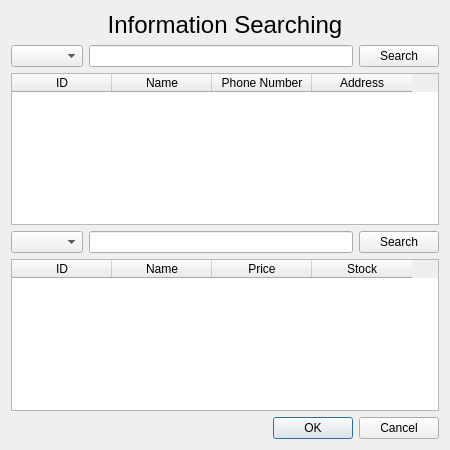
<?xml version="1.0" encoding="UTF-8"?>
<ui version="4.0">
 <class>SearchingDialog</class>
 <widget class="QDialog" name="SearchingDialog">
  <property name="geometry">
   <rect>
    <x>0</x>
    <y>0</y>
    <width>450</width>
    <height>450</height>
   </rect>
  </property>
  <property name="windowTitle">
   <string>Dialog</string>
  </property>
  <layout class="QVBoxLayout" name="verticalLayout">
   <item>
    <widget class="QLabel" name="label">
     <property name="font">
      <font>
       <pointsize>18</pointsize>
      </font>
     </property>
     <property name="text">
      <string>Information Searching</string>
     </property>
     <property name="alignment">
      <set>Qt::AlignCenter</set>
     </property>
    </widget>
   </item>
   <item>
    <layout class="QHBoxLayout" name="horizontalLayout">
     <item>
      <widget class="QComboBox" name="clientComboBox"/>
     </item>
     <item>
      <widget class="QLineEdit" name="lineEdit"/>
     </item>
     <item>
      <widget class="QPushButton" name="clientPushButton">
       <property name="text">
        <string>Search</string>
       </property>
      </widget>
     </item>
    </layout>
   </item>
   <item>
    <widget class="QTableWidget" name="tableWidget">
     <column>
      <property name="text">
       <string>ID</string>
      </property>
     </column>
     <column>
      <property name="text">
       <string>Name</string>
      </property>
     </column>
     <column>
      <property name="text">
       <string>Phone Number</string>
      </property>
     </column>
     <column>
      <property name="text">
       <string>Address</string>
      </property>
     </column>
    </widget>
   </item>
   <item>
    <layout class="QHBoxLayout" name="horizontalLayout_2">
     <item>
      <widget class="QComboBox" name="productComboBox"/>
     </item>
     <item>
      <widget class="QLineEdit" name="lineEdit_2"/>
     </item>
     <item>
      <widget class="QPushButton" name="productPushButton">
       <property name="text">
        <string>Search</string>
       </property>
      </widget>
     </item>
    </layout>
   </item>
   <item>
    <widget class="QTableWidget" name="tableWidget_2">
     <column>
      <property name="text">
       <string>ID</string>
      </property>
     </column>
     <column>
      <property name="text">
       <string>Name</string>
      </property>
     </column>
     <column>
      <property name="text">
       <string>Price</string>
      </property>
     </column>
     <column>
      <property name="text">
       <string>Stock</string>
      </property>
     </column>
    </widget>
   </item>
   <item>
    <widget class="QDialogButtonBox" name="buttonBox">
     <property name="orientation">
      <enum>Qt::Horizontal</enum>
     </property>
     <property name="standardButtons">
      <set>QDialogButtonBox::Cancel|QDialogButtonBox::Ok</set>
     </property>
    </widget>
   </item>
  </layout>
 </widget>
 <resources/>
 <connections>
  <connection>
   <sender>buttonBox</sender>
   <signal>accepted()</signal>
   <receiver>SearchingDialog</receiver>
   <slot>accept()</slot>
   <hints>
    <hint type="sourcelabel">
     <x>248</x>
     <y>254</y>
    </hint>
    <hint type="destinationlabel">
     <x>157</x>
     <y>274</y>
    </hint>
   </hints>
  </connection>
  <connection>
   <sender>buttonBox</sender>
   <signal>rejected()</signal>
   <receiver>SearchingDialog</receiver>
   <slot>reject()</slot>
   <hints>
    <hint type="sourcelabel">
     <x>316</x>
     <y>260</y>
    </hint>
    <hint type="destinationlabel">
     <x>286</x>
     <y>274</y>
    </hint>
   </hints>
  </connection>
 </connections>
</ui>
